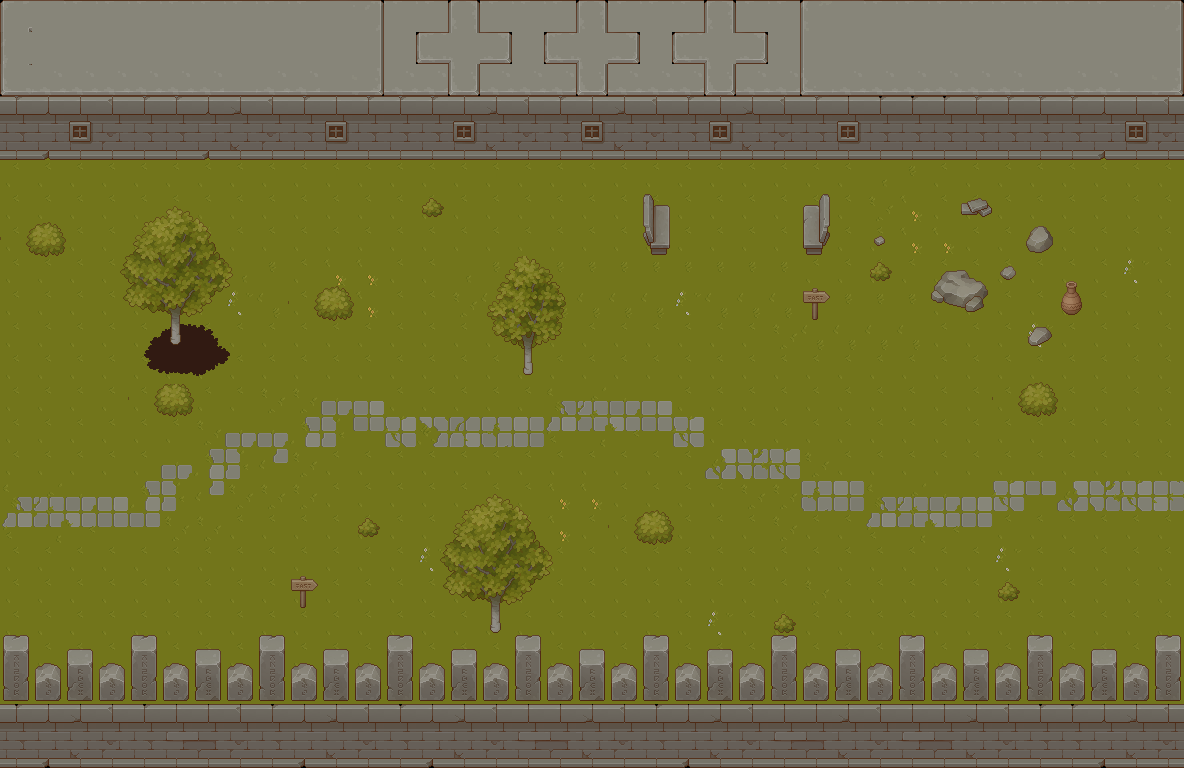

This game map was drawn from its Tiled (.tmx) file and the tilesets committed beside it. A one-line description and the trimmed map source follow:
An orthogonal 37x24 tile map with 32x32 px tiles, 3 tile layers (Livello tile 1, Livello tile 2, Livello tile 3), 6 tilesets.

<map version="1.10" tiledversion="1.11.1" orientation="orthogonal" renderorder="right-down" width="37" height="24" tilewidth="32" tileheight="32" infinite="0" nextlayerid="5" nextobjectid="1">
 <tileset firstgid="1" source="../Tilesets/TX Tileset Grass.tsx" />
 <tileset firstgid="65" source="../Tilesets/TX Tileset Wall.tsx" />
 <tileset firstgid="321" source="../Tilesets/TX Tileset Stone Ground.tsx" />
 <tileset firstgid="385" source="../Tilesets/TX Props.tsx" />
 <tileset firstgid="641" source="../Tilesets/TX Plant.tsx" />
 <tileset firstgid="897" source="../Tilesets/TX Shadow Plant.tsx" />
 <layer id="1" name="Livello tile 1" width="37" height="24">
  <data>[888 cells, 888 non-empty, 62 distinct tile ids]</data>
 </layer>
 <layer id="3" name="Livello tile 2" width="37" height="24">
  <data>[888 cells, 318 non-empty, 98 distinct tile ids]</data>
 </layer>
 <layer id="4" name="Livello tile 3" width="37" height="24">
  <data>[888 cells, 31 non-empty, 30 distinct tile ids]</data>
 </layer>
</map>
